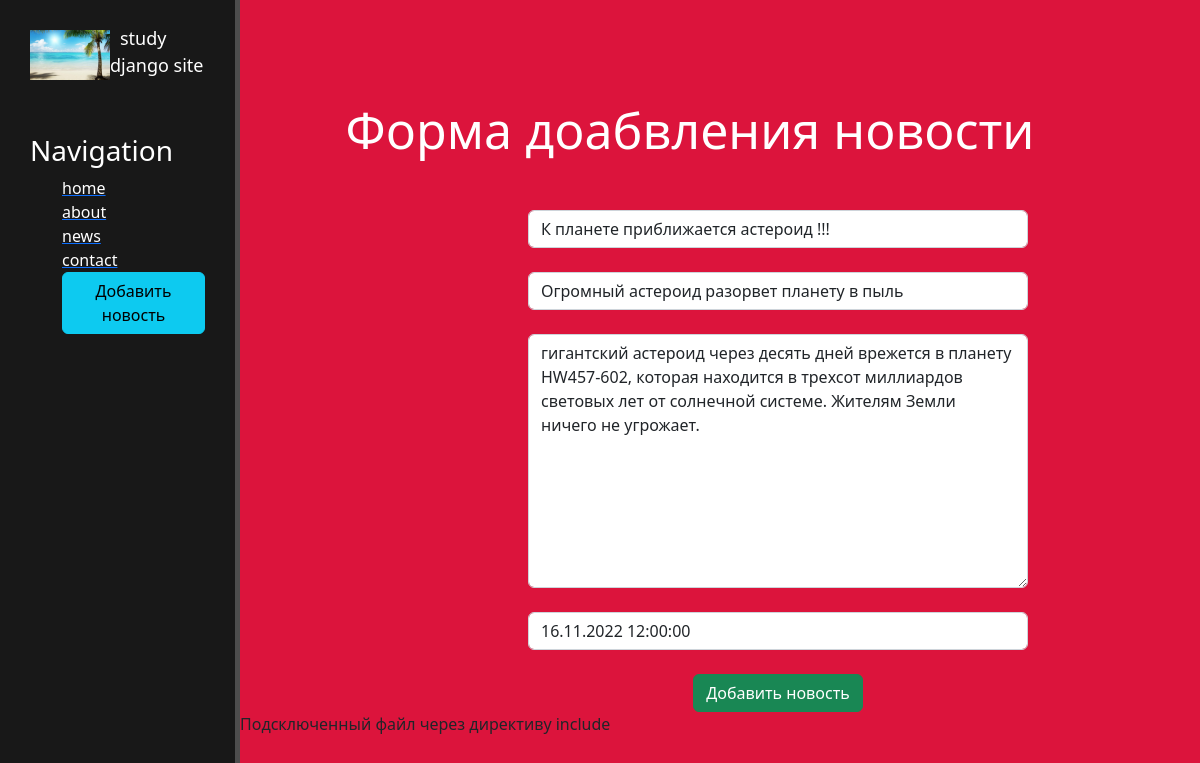
/news/1/update, run on the app's committed database.
### news/models.py (models this page shows, shortened)
class Articles(models.Model):
    title = models.CharField('Название', max_length=50)
    anons = models.CharField('Анонс', max_length=250)
    full_text = models.TextField('Статья')
    date = models.DateTimeField('Дата публикации')
    class Meta:
        verbose_name = 'Новость'
        verbose_name_plural = 'Новости'

### news/views.py (the view)
# urls.py: path('<int:pk>/update', views.NewsUpdateView.as_view(), name='news-update'),
class NewsUpdateView(UpdateView):
    model = Articles
    template_name = 'news/create.html'
    form_class = ArticlesForm

### news/forms.py
class ArticlesForm(ModelForm):
    class Meta:
        model = Articles
        fields = ['title', 'anons', 'full_text', 'date']
        widgets = {
            'title': TextInput(attrs={
                'class': 'form-control',
                'placeholder': 'Название новости'
            }),
            'anons': TextInput(attrs={
                'class': 'form-control',
                'placeholder': 'Анонс новости'
            }),
            'date': DateTimeInput(attrs={
                'class': 'form-control'
            }),
            'full_text': Textarea(attrs={
                'class': 'form-control',
                'placeholder': 'Текст новости'
            }),
        }

### news/templates/news/create.html (shortened to what this page needs)
{% extends 'main/layout.html' %}
{% block content %}
    <div class="features">
        <h1>Форма доабвления новости</h1>
        <form method="post">
            {{ form.title }}<br>
            {{ form.anons }}<br>
            {{ form.full_text }}<br>
            {{ form.date }}<br>
            <button class="btn btn-success" type="submit">Добавить новость</button>
        </form>
    </div>
{% include 'main/test.html' %}
{% endblock %}

### main/static/main/css/main.css (style rules this page uses)
body { background: crimson; }
main .features { float: left; color: #fff; margin-top: 100px; text-align: center; width: 75%; }
main .features h1 { font-size: 50px }
form { margin-left: 32%; width: 500px; margin-top: 50px; }

### data on the page
Articles: title "К планете приближается астероид !!!", anons "Огромный астероид разорвет планету в пыль", full_text "гигантский астероид через десять дней врежется в планету HW457-602, которая находится в трехсот миллиардов световых лет от солнечной системе. Жителям Земли ничего не угрожает.", date "16.11.2022 12:00:00"
